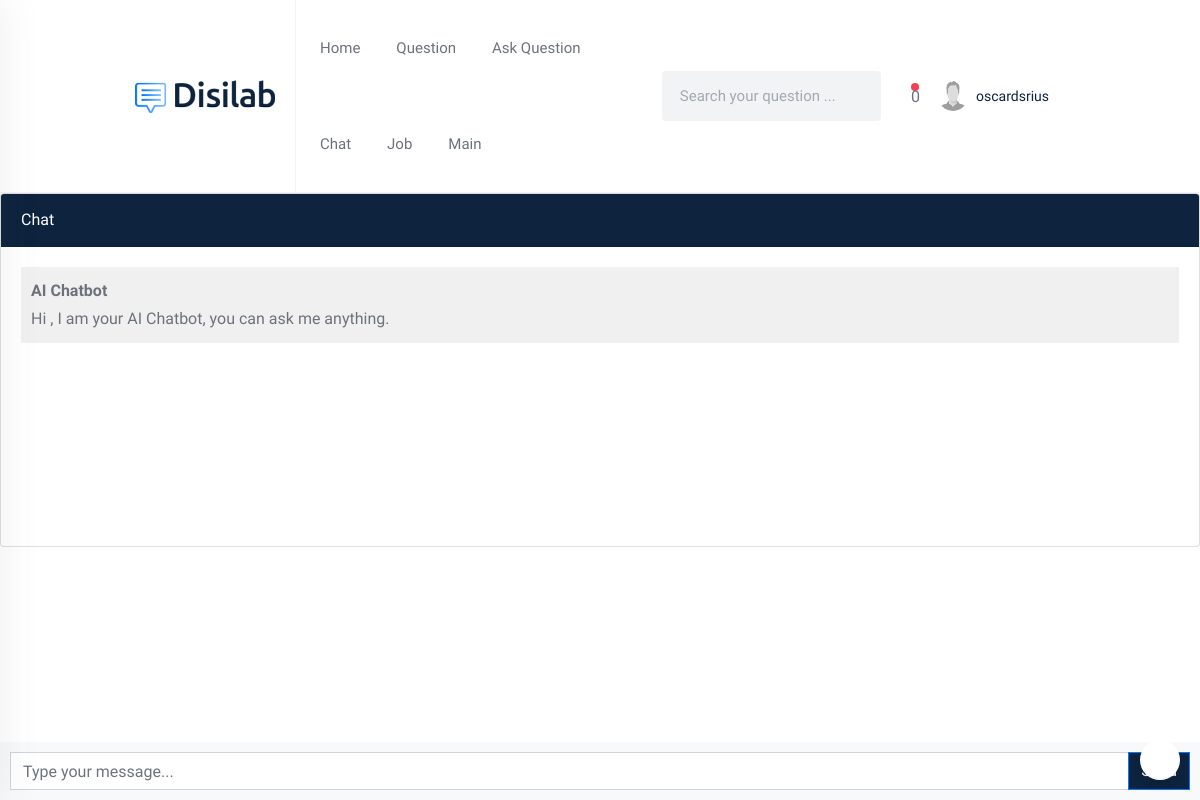
Page /chatbot (signed in) on the earlier database version.
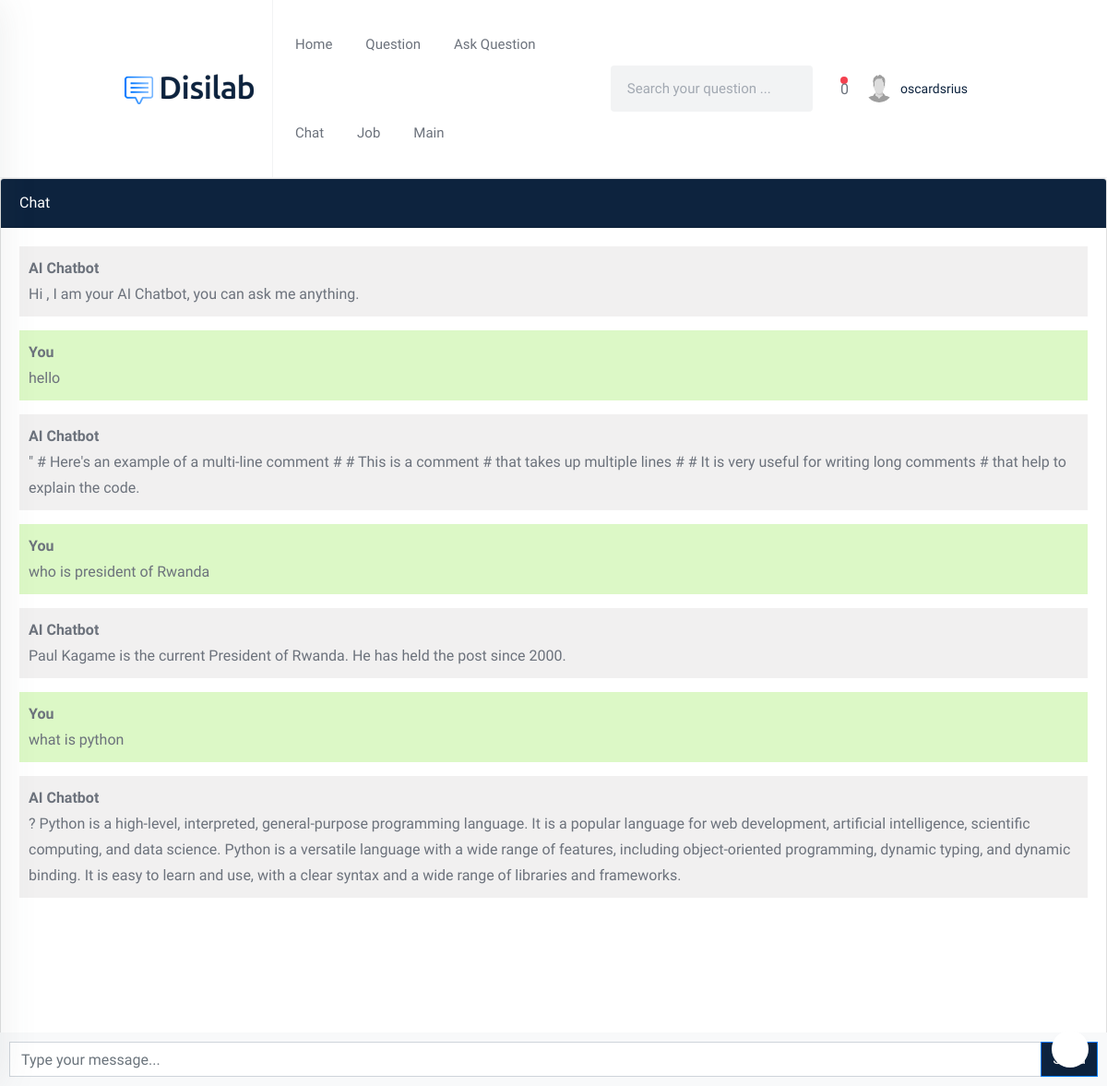
Same page on the later database version.
### authentication/models.py (models this page shows, shortened)
class Profile(models.Model):
    user = models.OneToOneField(User, on_delete=models.CASCADE)
    user_image = models.ImageField(upload_to='images/', default='profile.png', null=True, blank=True)
    location = models.CharField(max_length=100, null=True, blank=True)
    about_me = models.TextField(null=True, blank=True)
    github_link = models.URLField(default='https://github.com/', null=True, blank=True)
    website_link = models.URLField(default='https://www.google.com/', null=True, blank=True)
    backend_development = models.PositiveIntegerField(null=True, blank=True)
    frontend_development = models.PositiveIntegerField(null=True, blank=True)
    hardware = models.PositiveIntegerField(null=True, blank=True)
    uiandux = models.PositiveIntegerField(null=True, blank=True)
    artificial_intelligence = models.PositiveIntegerField(null=True, blank=True)
    badge = models.BooleanField(default=False)
    date_created = models.DateField(default=now)

class User(AbstractBaseUser):
    full_name = models.CharField(max_length=255, null=False)
    email = models.EmailField(
        verbose_name='email address',
        max_length=255,
        unique=True,
    )
    phone_number = PhoneNumberField(unique=True)
    is_verified = models.BooleanField(default=False)
    is_two_f_enable = models.BooleanField(default=False)
    is_active = models.BooleanField(default=True)
    staff = models.BooleanField(default=False)
    admin = models.BooleanField(default=False)
    USERNAME_FIELD = 'email'
    REQUIRED_FIELDS = ['full_name', 'phone_number']
    objects = UserManager()
    class Meta:
        app_label = 'authentication'

### home_view/models.py (models this page shows, shortened)
class Chat(models.Model):
    user = models.ForeignKey(User, on_delete=models.CASCADE)
    message = models.TextField()
    response = models.TextField()
    created_at = models.DateTimeField(auto_now_add=True)

### home_view/views.py (the view)
# urls.py: path('chatbot', views.chatbot, name='chatbot'),
def chatbot(request):
    chats = Chat.objects.filter(user=request.user)
    if request.method == 'POST':
        message = request.POST.get('message')
        response = ask_openai(message)
        chat = Chat(user=request.user, message=message, response=response, created_at=timezone.now())
        chat.save()
        return JsonResponse({'message': message, 'response': response})
    return render(request, 'chatbot.html', {'chats': chats})

### home_view/templates/chatbot.html (shortened to what this page needs)
{% extends 'base_white.html' %}
{% load static %}
{% block content %}
<section class="question-area">
   <div class="chat-container">
  <div class="card flex-grow-1">
    <div class="card-header text-white">Chat</div>
      <div class="card-body messages-box">
      <ul class="list-unstyled messages-list">
        <li class="message received">
          <div class="message-text">
            <div class="message-sender">
              <b>AI Chatbot</b>
            </div>
            <div class="message-content">
              Hi {{ user.username }}, I am your AI Chatbot, you can ask me anything.
            </div>
          </div>
        </li>
          {% for chat in chats %}
              {% if chat.user == request.user %}
                  <li class="message sent">
                      <div class="message-text">
                        <div class="message-sender">
                          <b>You</b>
                        </div>
                        <div class="message-content">
                         {{ chat.message }}
                        </div>
                      </div>
                    </li>
                  <li class="message received">
                      <div class="message-text">
                        <div class="message-sender">
                          <b>AI Chatbot</b>
                        </div>
                        <div class="message-content">
                          {{ chat.response }}
                        </div>
                      </div>
                    </li>
              {% endif %}
          {% endfor %}
      </ul>
    </div>
    <br><br>
    <br><br>
    <br><br>
  </div>
  <form class="message-form">
    <div class="input-group">
      <input type="text" class="form-control message-input" placeholder="Type your message...">
      <div class="input-group-append">
        <button type="submit" class="btn btn-primary btn-send">Send</button>
      </div>
    </div>
  </form>
</div>
</section>
{% endblock %}

### templates/base_white.html (shortened to what this page needs)
<!DOCTYPE html>
<html lang="en">
{% load static %}
<head>
    <link rel="stylesheet" href="{% static 'home/css/bootstrap.min.css' %}">
    <link rel="stylesheet" href="{% static 'home/css/line-awesome.css' %}">
    <link rel="stylesheet" href="{% static 'home/css/owl.carousel.min.css' %}">
    <link rel="stylesheet" href="{% static 'home/css/owl.theme.default.min.css' %}">
    <link rel="stylesheet" href="{% static 'home/css/jquery-te-1.4.0.css' %}">
    <link rel="stylesheet" href="{% static 'home/css/selectize.css' %}">
    <link rel="stylesheet" href="{% static 'home/css/style.css' %}">
    <link rel="stylesheet" href="{% static 'home/css/code.css' %}">
</head>
<body>
{% include 'partial/header_white.html' %}
{% block content %}
{% endblock %}
<div id="back-to-top" data-toggle="tooltip" data-placement="top" title="Return to top">
    <i class="la la-arrow-up"></i>
</div>
</body>
</html>

### templates/partial/header_white.html (shortened to what this page needs)
{% load static %}
<header class="header-area bg-white border-bottom border-bottom-gray">
    <div class="container">
        <div class="row align-items-center">
            <div class="col-lg-2">
                <div class="logo-box">
                    <a href="{% url 'home' %}" class="logo"><img src="{% static 'home/images/logo-black.png' %}" alt="logo"></a>
                </div>
            </div>
            <div class="col-lg-10">
                <div class="menu-wrapper border-left border-left-gray pl-2">
                    <nav class="menu-bar mr-auto">
                        <ul>
                            <li>
                                <a href="{% url 'home' %}">Home </a>
                            </li>
                            <li class="is-mega-menu">
                                <a href="{% url 'question' %}">Question </a>
                            </li>
                            <li>
                                <a href="{% url 'ask_question' %}">Ask Question </a>
                            </li>
                            <li>
                                <a href="{% url 'chatbot' %}">Chat </a>
                            </li>
                            <li>
                                <a href="{% url 'job_list' %}">Job </a>
                            </li>
                            {% if user.is_authenticated %}
                            <li>
                                <a href="{% url 'user_home' %}">Main </a>
                            </li>
                            {% endif %}
                        </ul>
                    </nav>
                <form method="GET" action="{% url 'question' %}">
                        <div class="form-group mb-0">
                            <input class="form-control form--control form--control-bg-gray text-black" type="text" name="search_question" placeholder="Search your question ...">
                            <button class="form-btn text-white-50" type="submit"><i class="la la-search"></i></button>
                        </div>
                    </form>
                    {% if user.is_authenticated %}
                    <div class="nav-right-button">
                        <ul class="user-action-wrap d-flex align-items-center">
                            <li class="dropdown">
                                <span class="ball red ball-lg noti-dot totalunreadMain">{{ notification_header_count }}</span>
                                <a class="nav-link dropdown-toggle dropdown--toggle" href="#" id="notificationDropdown" role="button" data-toggle="dropdown" aria-haspopup="true" aria-expanded="false">
                                    <i class="la la-bell"></i>
                                </a>
                            </li>
                            <li class="dropdown user-dropdown">
                                <a class="nav-link dropdown-toggle dropdown--toggle pl-2" href="#" id="userMenuDropdown" role="button" data-toggle="dropdown" aria-haspopup="true" aria-expanded="false">
                                    <div class="media media-card media--card shadow-none mb-0 rounded-0 align-items-center bg-transparent">
                                        <div class="media-img media-img-xs flex-shrink-0 rounded-full mr-2">
                                            <img src="{{ profile.user_image.url }}" alt="avatar" class="rounded-full">
                                        </div>
                                        <div class="media-body p-0 border-left-0">
                                            <h5 class="fs-14">{{ user.full_name }}</h5>
                                        </div>
                                    </div>
                                </a>
                            </li>
                        </ul>
                    </div>
                    {% endif %}
                </div>
            </div>
        </div>
    </div>
</header>

### home_view/templates/chatbot.html (style rules this page uses)
body, html { height: 100%; }
.messages-box { flex: 1; overflow-y: auto; }
.messages-list { padding-left: 0; }
.message { margin-bottom: 15px; list-style: none; }
.message-text { padding: 10px; border-radius: 5px; }
.sent { background-color: #dcf8c6; align-self: flex-end; }
.received { background-color: #f1f0f0; align-self: flex-start; }
.message-form { display: flex; position: fixed; bottom: 0; left: 0; right: 0; padding: 10px; background-color: #f8f9fa; }
.message-input { flex: 1; border-radius: 0; border-right: none; }
.btn-send { border-radius: 0; }
.chat-container { height: 100%; display: flex; flex-direction: column; }
.card-header { background-color: #0D233E; }
.input-group-append button { background-color: #0D233E !important; }

Differences in the rows shown:
added Chat: message "hello", response "\" # Here's an example of a multi-line comment # # This is a comment # that takes up multiple lines # # It is very useful for writing long comments # that help to explain the code."
added Chat: message "who is president of Rwanda", response "Paul Kagame is the current President of Rwanda. He has held the post since 2000."
added Chat: message "what is python", response "? Python is a high-level, interpreted, general-purpose programming language. It is a popular language for web development, artificial intelligence, scientific computing, and data science. Python is a versatile language with a wide range of features, including object-oriented programming, dynamic typing, and dynamic binding. It is easy to learn and use, with a clear syntax and a wide range of libraries and frameworks."
